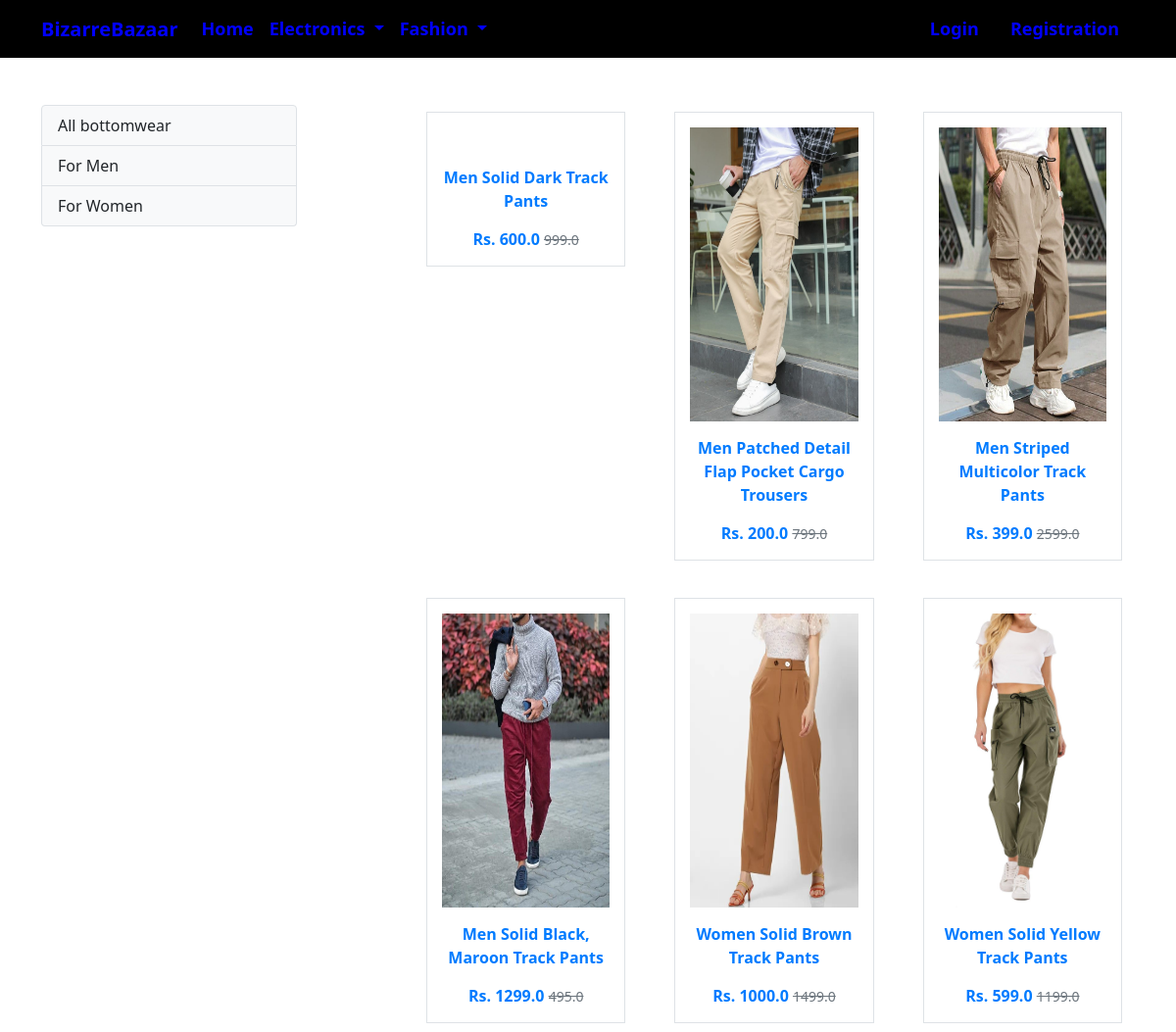
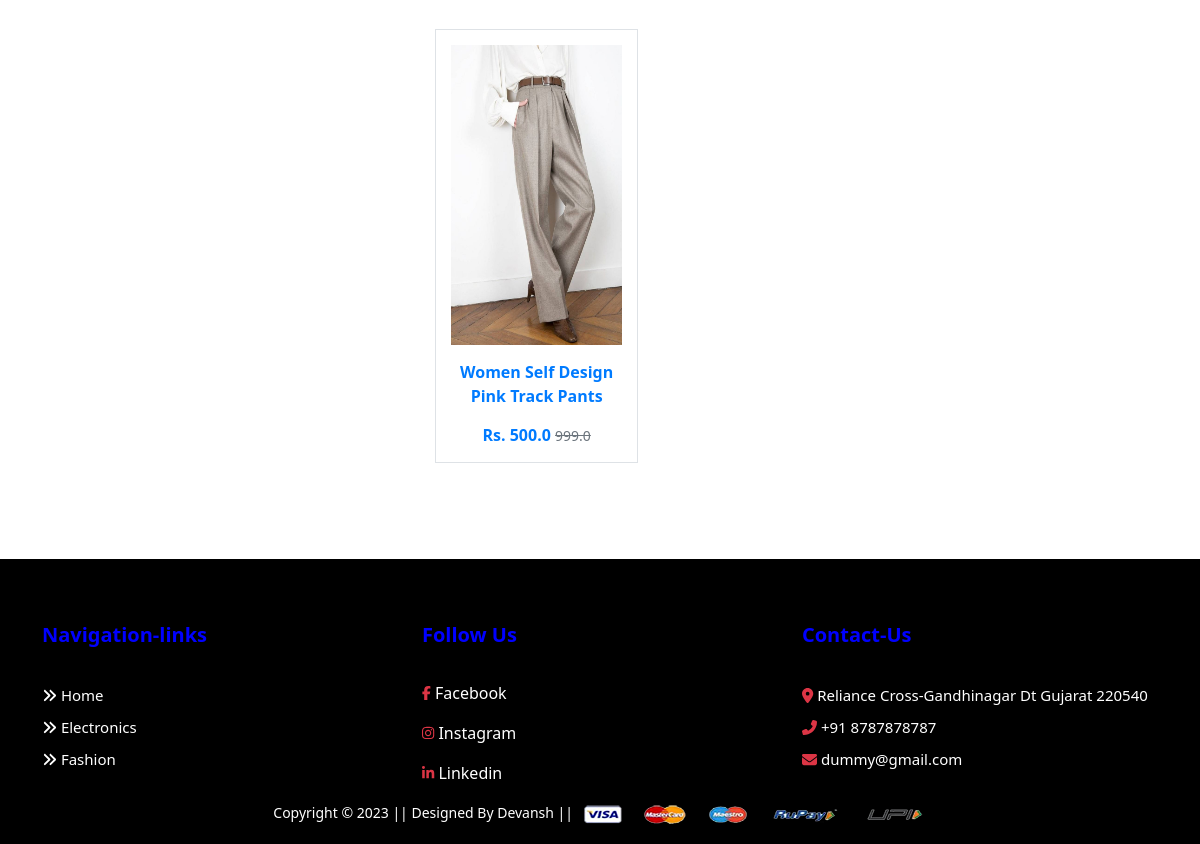
The app's page /bottomwear/ with its own data (2 pictures, top to bottom).
### app/models.py (models this page shows, shortened)
class Product(models.Model):
    title = models.CharField(max_length=100)
    selling_price = models.FloatField()
    discounted_price = models.FloatField()
    description = models.TextField()
    brand = models.CharField(max_length=100)
    category = models.CharField(choices=CATEGORY_CHOICE, max_length=2)
    product_image = models.ImageField(upload_to="")
    gender = models.CharField(choices=GENDER_CHOICES, max_length=1, blank=True, null=True)

### app/views.py (the view)
# urls.py: path('bottomwear/', views.bottomwear, name='bottomwear'),
def bottomwear(request,data=None):
    if data == None:
        bottomwears = Product.objects.filter(category='BW')
    elif data == 'men':
        bottomwears = Product.objects.filter(category='BW').filter(gender='M')
    elif data == 'women':
        bottomwears = Product.objects.filter(category='BW').filter(gender='F')
    return render(request, 'app/bottomwear.html',{'bottomwears':bottomwears})

### app/context_processors.py (called while the page is built)
def cart_count(request):
    if request.user.is_authenticated:
        cart_items = Cart.objects.filter(user=request.user)
        cart_count = cart_items.count()
    else:
        cart_count = 0
    return {'cart_count': cart_count}

### app/templates/app/bottomwear.html (shortened to what this page needs)
{% extends 'app/base.html' %}
{% load static %}
{% block main-content %}
<div class="container my-5">
    <div class="row">
        <div class="col-sm-3">
            <div class="list-group">
                <a href="{% url 'bottomwear'%}" class="list-group-item list-group-item-action" aria-current="true">All bottomwear</a>
                <a href="{% url 'bottomweardata' 'men' %}" class="list-group-item list-group-item-action" aria-current="true">For Men</a>
                <a href="{% url 'bottomweardata' 'women' %}" class="list-group-item list-group-item-action" aria-current="true">For Women</a>
            </div>
        </div>
        <div class="col-sm-8 offset-sm-1">
            <div class="row">
                {%for product in bottomwears%}
                <div class="col-sm-4 text-center mb-4">
                    <a href = "{% url 'product-detail' product.id %}" class="btn">
                    <div class="item">
                        <img src="{{product.product_image.url}}" alt="" height="300">
                        <div class="fw-bold">{{product.title}}</div>
                        <div class="fw-bold">Rs. {{product.discounted_price}}
                            <small class="fw-light text-decoration-line-through">{{product.selling_price}}</small>
                        </div>
                    </div>
                    </a>
                </div>
                {%endfor%}
            </div>
        </div>
    </div>
</div>
{% endblock main-content %}

### app/templates/app/base.html (style rules this page uses)
* { -webkit-box-sizing:border-box; -moz-box-sizing:border-box; -o-box-sizing:border-box; -ms-box-sizing:border-box; box-sizing:border-box; }
body { background: #fff; max-width:1920px; margin:0 auto; overflow-x:hidden; }

### app/templates/app/bottomwear.html (style rules this page uses)
.list-group { margin-bottom: 20px; }
.list-group-item { background-color: #f8f9fa; border-color: #dee2e6; color: #212529; transition: background-color 0.3s ease; }
.item { border: 1px solid #dee2e6; padding: 15px; background-color: #fff; transition: box-shadow 0.3s ease; }
.item img { max-width: 100%; }
.item .fw-bold { margin-top: 15px; color: #007bff; }
.item small { color: #6c757d; }

### records on screen
Product: title "Men Solid Dark Track Pants", discounted_price "600.0", selling_price "999.0"
Product: product_image (picture), title "Men Patched Detail Flap Pocket Cargo Trousers", discounted_price "200.0", selling_price "799.0"
Product: product_image (picture), title "Men Striped Multicolor Track Pants", discounted_price "399.0", selling_price "2599.0"
Product: product_image (picture), title "Men Solid Black, Maroon Track Pants", discounted_price "1299.0", selling_price "495.0"
Product: product_image (picture), title "Women Solid Brown Track Pants", discounted_price "1000.0", selling_price "1499.0"
Product: product_image (picture), title "Women Solid Yellow Track Pants", discounted_price "599.0", selling_price "1199.0"
Product: product_image (picture), title "Women Self Design Pink Track Pants", discounted_price "500.0", selling_price "999.0"
